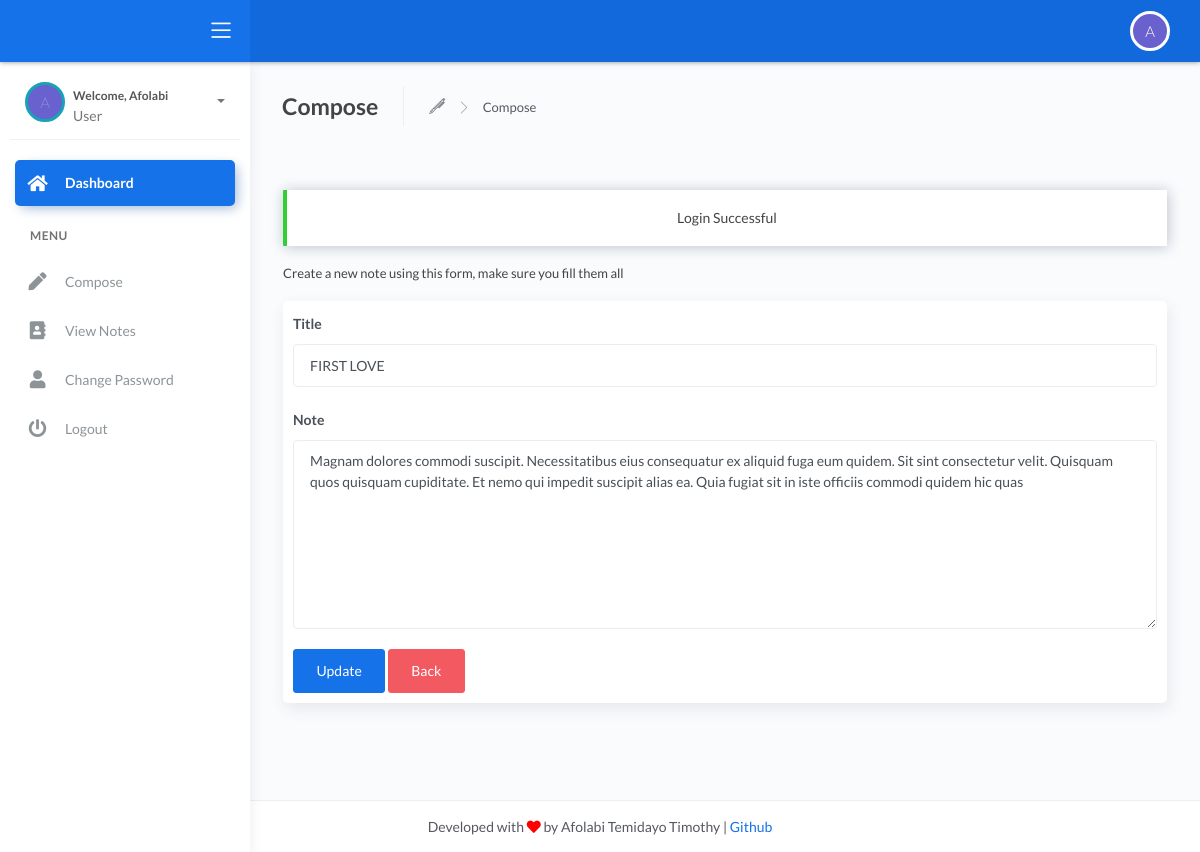
Screenshot of /edit_compose.php?id=8 (signed in) with the database file from the repository.
### tables this page shows
CREATE TABLE IF NOT EXISTS `tblcompose` (
  `id` int(255) NOT NULL AUTO_INCREMENT,
  `title` varchar(255) NOT NULL,
  `note` longtext NOT NULL,
  `date` varchar(100) NOT NULL,
  `time` varchar(100) NOT NULL,
  `username` varchar(255) NOT NULL,
  `status` varchar(50) NOT NULL,
  PRIMARY KEY (`id`)
);

### edit_compose.php (the view, shortened to what this page needs)
<?php
    include_once('./config/config.php');
    include_once('./config/session.php');
    if(isset($_SESSION['username']))
    {
        if(isset($_GET['id'])){
            $id = $_GET['id'];
            $sql = "SELECT * FROM tblcompose WHERE id = '$id'";
            $query_result = mysqli_query($conn, $sql);
            $result = mysqli_num_rows($query_result);
            if($result > 0){
                while($row = mysqli_fetch_array($query_result)){
                    $title = $row['title'];
                    $note = $row['note'];
                }
            }else{
            }
        }
    }
    else{
        RedirectTo('index.php');
    }
?>
<!DOCTYPE html>
<html lang="en">
<head>
    <link rel="stylesheet" href="./css/css/fonts.min.css">
    <link rel="stylesheet" href="./css/css/bootstrap.min.css">
    <link rel="stylesheet" href="./css/css/atlantis.css">
</head>
<body>
    <div class="wrapper">
        <?php require_once('./includes/header.php') ?>
        <?php require_once('./includes/sidebar.php') ?>
        <div class="main-panel">
            <div class="content">
                <div class="page-inner">
                    <div class="page-header">
                        <h4 class="page-title">Compose</h4>
                        <ul class="breadcrumbs">
                            <li class="nav-home">
                                <a href="#">
                                    <i class="flaticon-pen"></i>
                                </a>
                            </li>
                            <li class="separator">
                                <i class="flaticon-right-arrow"></i>
                            </li>
                            <li class="nav-item">
                                <a href="compose.php">Compose</a>
                            </li>
                        </ul>
                    </div>
                    <div class="page-category">
                        <div class="row mt-5">
                            <div class="modal-body">
                                <?php
                                    echo SuccessMessage();
                                ?>
                                <p class="small ">Create a new note using this form, make sure you fill them all</p>
                                <div class="card">
                                    <form action="edit_compose.php" method="POST">
                                        <div class="row">
                                            <div class="col-sm-12">
                                                <div class="form-group form-group">
                                                    <label>Title</label>
                                                    <input type="text" name="title" class="form-control" placeholder="Enter Title" value="<?php echo $title; ?>">
                                                </div>
                                            </div>
                                            <div class="col-sm-12">
                                                <div class="form-group form-group">
                                                    <label>Note</label>
                                                    <textarea type="text" name="note" class="form-control" placeholder="Enter Note" rows="8" cols="20" value=""><?php echo $note; ?></textarea>
                                                </div>
                                            </div>
                                            <div class="col-sm-12">
                                                <div class="form-group form-group">
                                                    <button type="submit" name="update" class="btn btn-primary">Update</button>
                                                    <a href="view_notes.php" type="submit" class="btn btn-danger" hr>Back</a>
                                                </div>
                                            </div>
                                        </div>
                                    </form>
                                </div>
                            </div>
                        </div>
                    </div>
                </div>
            </div>
        </div>
    </div>
    <?php include_once('./includes/footer.php'); ?>
</body>
</html>

### rows the page displays
tblcompose: title "FIRST LOVE", note "Magnam dolores commodi suscipit. Necessitatibus eius consequatur ex aliquid fuga eum quidem. Sit sint consectetur velit. Quisquam quos quisquam cupiditate. Et nemo qui impedit suscipit alias ea. Quia fugiat sit in iste officiis commodi quidem hic quas"

### other values shown
substr($_SESSION['fullname'], 0,1) "A"
$_SESSION['username'] "Afolabi"
$_SESSION['usertype'] "User"
SuccessMessage() "Login Successful"
